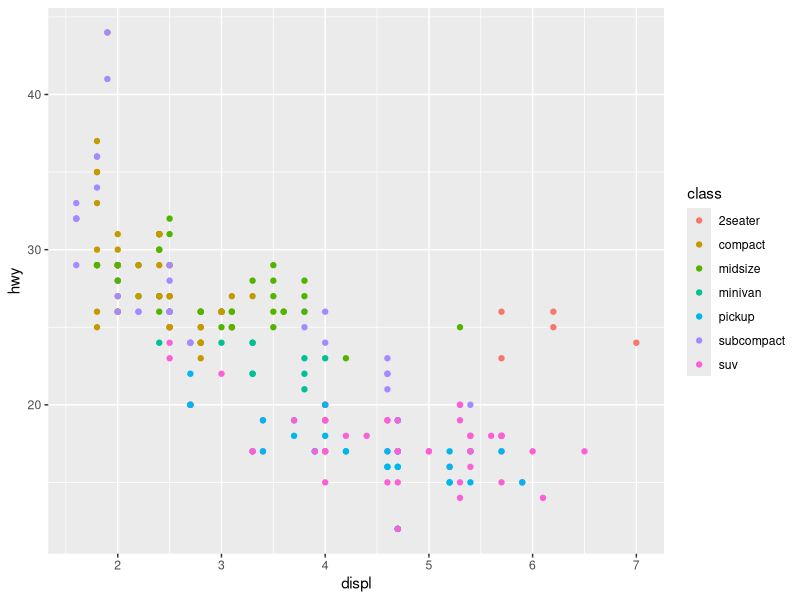
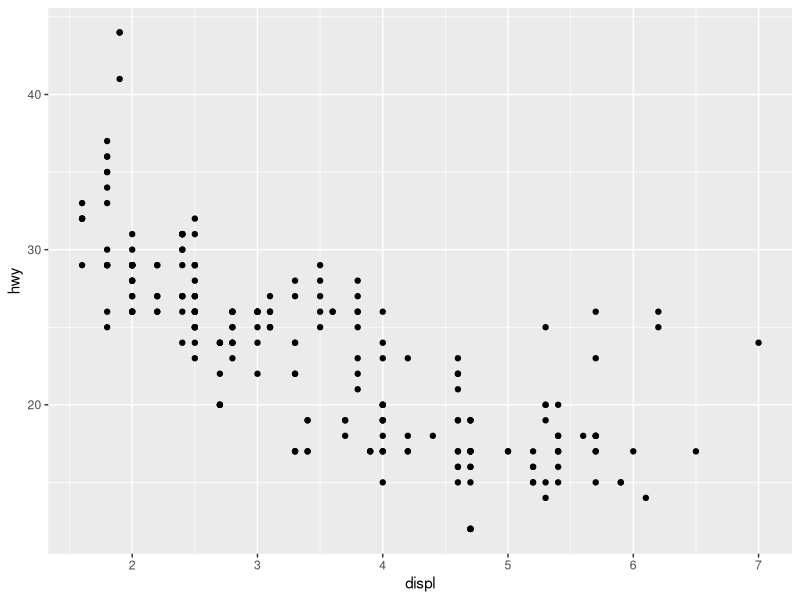
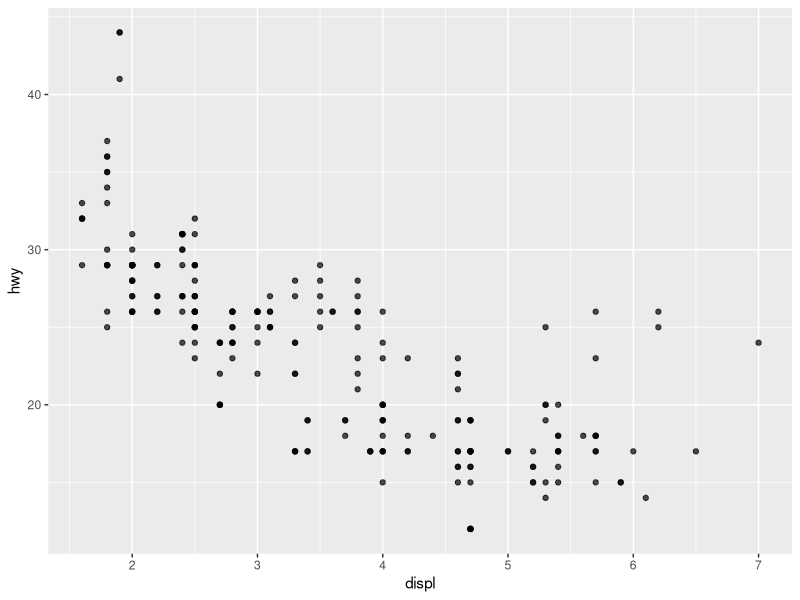

R code for these plots, in order:
## ---- chunk 1
#| label: setup
#| include: false

library(ggplot2)

knitr::opts_chunk$set(
  echo    = TRUE, warning = FALSE, message = FALSE)
## ---- chunk 2
#| echo: true
#| message: false
#| warning: false

x <- rnorm(1000)
mean(x)
## ---- chunk 3
#| echo: true
#| message: false
#| warning: false
#| fig-cap: "Relación entre cilindrada y rendimiento (mpg)"

ggplot(mpg, aes(displ, hwy, color = class)) +
  geom_point()
## ---- chunk 4
#| echo: true
#| fig-width: 7
#| fig-height: 5
#| fig-align: "center"

ggplot(mpg, aes(displ, hwy)) +
  geom_point()
## ---- chunk 5
#| echo: true

ggplot(mpg, aes(displ, hwy)) +
  geom_point(alpha = 0.7)
